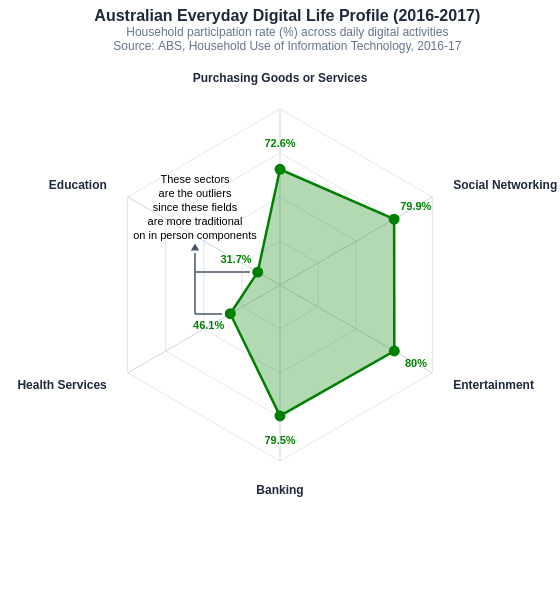

Here is the Vega-Lite specification saved for this chart:
### Vega specification from a JSON file in a GitHub repository (floating-point values rounded to 4 significant figures)
{"$schema": "https://vega.github.io/schema/vega/v5.json", "description": "Australian Everyday Digital Life Profile radar chart", "width": 560, "height": 600, "padding": {"left": 150, "right": 150, "top": 20, "bottom": 50}, "autosize": {"type": "none", "contains": "padding"}, "title": {"text": "Australian Everyday Digital Life Profile (2016-2017)", "subtitle": ["Household participation rate (%) across daily digital activities", "Source: ABS, Household Use of Information Technology, 2016-17"], "anchor": "middle", "fontSize": 16, "subtitleFontSize": 12, "color": "#1e293b", "subtitleColor": "#64748b", "offset": 20}, "signals": [{"name": "radius", "value": 176}], "data": [{"name": "table", "values": [{"key": "Banking", "value": 79.5, "id": 0}, {"key": "Entertainment", "value": 80.0, "id": 1}, {"key": "Social Networking", "value": 79.9, "id": 2}, {"key": "Purchasing Goods or Services", "value": 72.6, "id": 3}, {"key": "Education", "value": 31.7, "id": 4}, {"key": "Health Services", "value": 46.1, "id": 5}]}, {"name": "rings", "values": [{"level": 40}, {"level": 60}, {"level": 80}, {"level": 100}]}, {"name": "arrows", "values": [{"x": -30, "y": -13, "x2": -85, "y2": -13}, {"x": -58, "y": 29, "x2": -85, "y2": 29}, {"x": -85, "y": 29, "x2": -85, "y2": -32}]}, {"name": "arrowhead", "values": [{"x": -85, "y": -38}]}], "scales": [{"name": "radial", "type": "linear", "domain": [20, 100], "range": {"signal": "[0, radius]"}, "zero": false, "nice": false}], "encode": {"enter": {"x": {"signal": "width / 2"}, "y": {"signal": "height / 2"}}}, "marks": [{"type": "group", "name": "ring-group", "zindex": 0, "from": {"facet": {"data": "rings", "name": "ringFacet", "groupby": "level"}}, "marks": [{"type": "line", "from": {"data": "table"}, "encode": {"enter": {"interpolate": {"value": "linear-closed"}, "x": {"signal": "scale('radial', parent.level) * cos(datum.id * PI / 3 - PI / 2)"}, "y": {"signal": "-scale('radial', parent.level) * sin(datum.id * PI / 3 - PI / 2)"}, "stroke": {"value": "#e2e8f0"}, "strokeWidth": {"value": 1}}}}]}, {"type": "rule", "name": "spokes", "from": {"data": "table"}, "zindex": 0, "encode": {"enter": {"x": {"value": 0}, "y": {"value": 0}, "x2": {"signal": "radius * cos(datum.id * PI / 3 - PI / 2)"}, "y2": {"signal": "-radius * sin(datum.id * PI / 3 - PI / 2)"}, "stroke": {"value": "#cbd5e1"}, "strokeWidth": {"value": 1}}}}, {"type": "line", "name": "area", "from": {"data": "table"}, "zindex": 1, "encode": {"enter": {"interpolate": {"value": "linear-closed"}, "x": {"signal": "scale('radial', datum.value) * cos(datum.id * PI / 3 - PI / 2)"}, "y": {"signal": "-scale('radial', datum.value) * sin(datum.id * PI / 3 - PI / 2)"}, "fill": {"value": "green"}, "fillOpacity": {"value": 0.3}, "stroke": {"value": "green"}, "strokeWidth": {"value": 2.5}}}}, {"type": "symbol", "name": "points", "from": {"data": "table"}, "zindex": 2, "encode": {"enter": {"x": {"signal": "scale('radial', datum.value) * cos(datum.id * PI / 3 - PI / 2)"}, "y": {"signal": "-scale('radial', datum.value) * sin(datum.id * PI / 3 - PI / 2)"}, "size": {"value": 120}, "fill": {"value": "green"}, "cursor": {"value": "pointer"}, "tooltip": {"signal": "{'Activity': datum.key, 'Participation Rate (%)': format(datum.value, '.1f')}"}}}}, {"type": "text", "name": "value-labels", "from": {"data": "table"}, "zindex": 2, "encode": {"enter": {"x": {"signal": "(scale('radial', datum.value) + 25) * cos(datum.id * PI / 3 - PI / 2)"}, "y": {"signal": "-(scale('radial', datum.value) + 25) * sin(datum.id * PI / 3 - PI / 2)"}, "text": {"signal": "datum.value + '%'"}, "align": {"value": "center"}, "baseline": {"value": "middle"}, "fontWeight": {"value": "bold"}, "fontSize": {"value": 11}, "fill": {"value": "green"}}}}, {"type": "text", "name": "category-labels", "from": {"data": "table"}, "zindex": 2, "encode": {"enter": {"x": {"signal": "(radius + 24) * cos(datum.id * PI / 3 - PI / 2)"}, "y": {"signal": "-(radius + 24) * sin(datum.id * PI / 3 - PI / 2)"}, "text": {"field": "key"}, "align": [{"test": "abs(cos(datum.id * PI / 3 - PI / 2)) < 0.1", "value": "center"}, {"test": "cos(datum.id * PI / 3 - PI / 2) > 0", "value": "left"}, {"value": "right"}], "baseline": [{"test": "sin(datum.id * PI / 3 - PI / 2) < -0.9", "value": "top"}, {"test": "sin(datum.id * PI / 3 - PI / 2) > 0.9", "value": "bottom"}, {"value": "middle"}], "fontWeight": {"value": "bold"}, "fontSize": {"value": 12}, "fill": {"value": "#1e293b"}}}}, {"type": "text", "name": "annotation-paragraph", "zindex": 3, "encode": {"enter": {"x": {"value": -85}, "y": {"value": -100}, "text": {"value": ["These sectors", "are the outliers", "since these fields", "are more traditional", "on in person components"]}, "align": {"value": "center"}, "baseline": {"value": "bottom"}, "fontSize": {"value": 11}, "lineHeight": {"value": 14}, "fill": {"value": "black"}}}}, {"type": "rule", "name": "arrow-lines", "from": {"data": "arrows"}, "zindex": 3, "encode": {"enter": {"x": {"field": "x"}, "y": {"field": "y"}, "x2": {"field": "x2"}, "y2": {"field": "y2"}, "stroke": {"value": "#475569"}, "strokeWidth": {"value": 1.5}}}}, {"type": "symbol", "name": "arrow-heads", "from": {"data": "arrowhead"}, "zindex": 3, "encode": {"enter": {"x": {"field": "x"}, "y": {"field": "y"}, "shape": {"value": "triangle-up"}, "size": {"value": 70}, "fill": {"value": "#475569"}}}}]}
